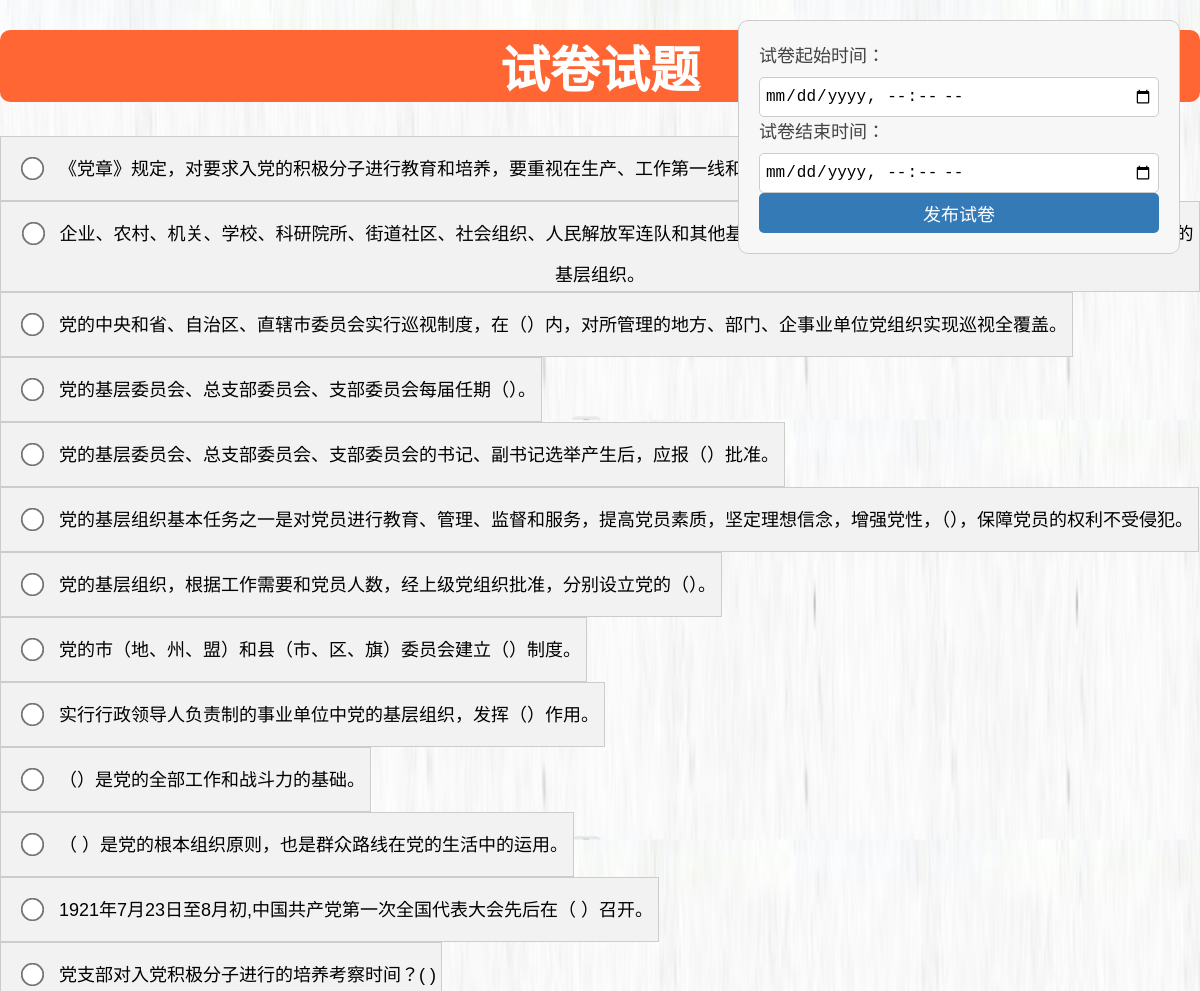
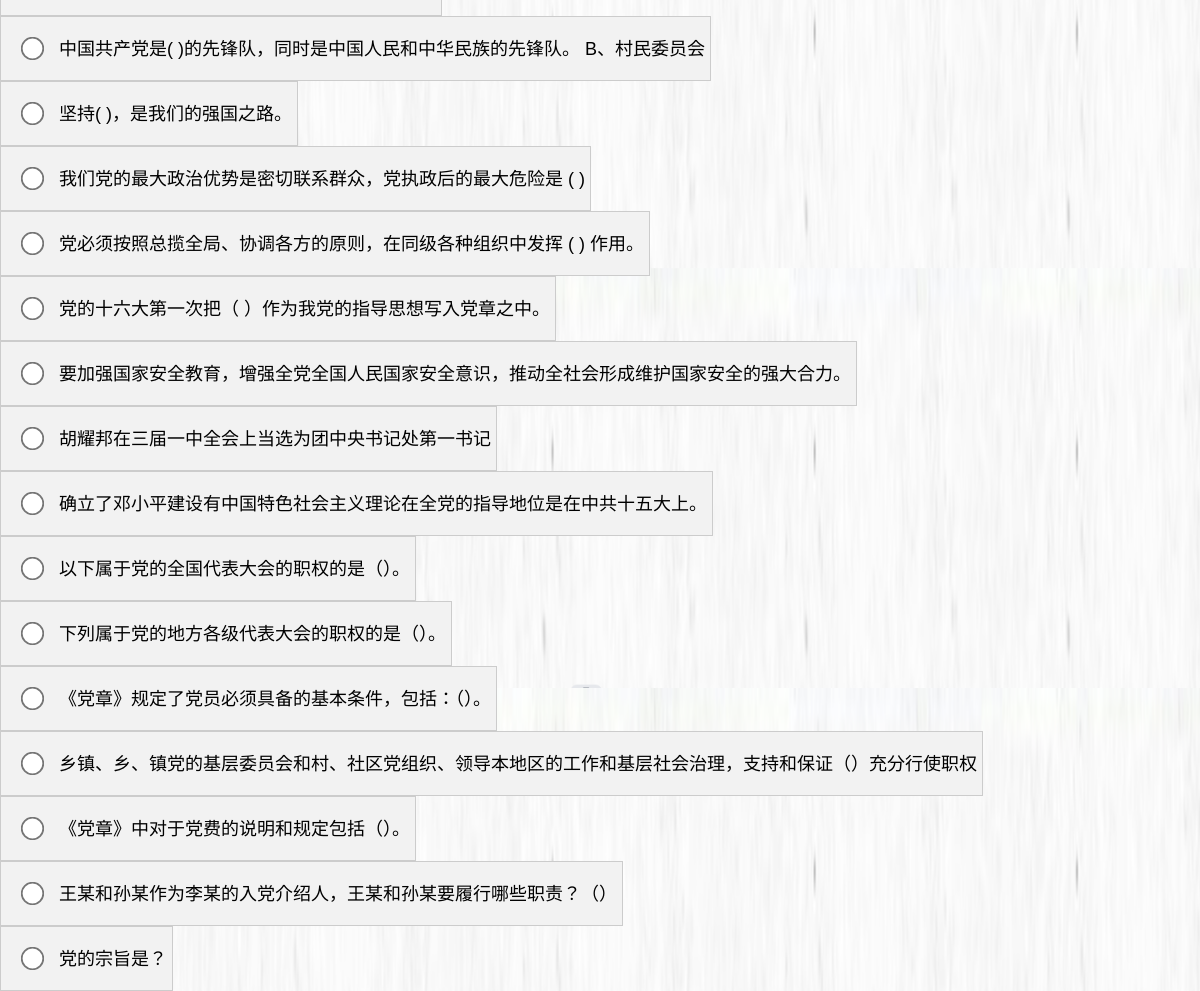
The page /PhpProject1/organizer/generate_quiz.php on the database its author committed (2 pictures, top to bottom).
### tables this page shows
CREATE TABLE `question_bank` (
  `no` int(11) NOT NULL,
  `content` varchar(200) NOT NULL,
  `option1` varchar(20) NOT NULL,
  `option2` varchar(20) NOT NULL,
  `option3` varchar(20) NOT NULL,
  `option4` varchar(20) NOT NULL,
  `answer` varchar(20) NOT NULL
);

### PhpProject1/organizer/generate_quiz.php (the view, shortened to what this page needs)
<?php
$servername = 'localhost';
$username = 'root';
$password = '';
$dbname = 'sgm';
$conn = new mysqli($servername, $username, $password, $dbname);
?>
<form action="submit.php" method="POST"  onsubmit="return validateForm();">
    <h1>试卷试题</h1>
<?php
$query = "SELECT * FROM question_bank order by no";
$result = mysqli_query($conn, $query);
$i=1;
while ($row = mysqli_fetch_assoc($result)) {
  ?>
    <table class="ti">
        <td>
    <?php
        echo "<input type='radio'  name='".$i."' value='".$row["no"]."'>" . $row["content"] . "</p>";
        $i++;
        ?>
        </td>
    </table>
    <?php
            }
?>
    <div class="form-wrapper">
    <label for="start-time">试卷起始时间：</label>
    <input type="datetime-local" id="start-time" name="start-time" required><br>
    <label for="end-time">试卷结束时间：</label>
    <input type="datetime-local" id="end-time" name="end-time" required><br>
    <input type="submit" class="sub" value="发布试卷">
  </div>
</form>

### PhpProject1/organizer/generate_quiz.php (style rules this page uses)
form { font-size: 25px; margin: 0 auto; margin-top: 30px; }
input[type=radio] { transform: scale(1.8); margin: 20px; }
h1 { text-align: center; display: flex; flex-direction: column; background-color: #ff6633; color: #fff; border: 20px; border-radius: 10px; cursor: pointer; }
.form-wrapper { position: fixed; top: 20px; right: 20px; width: 400px; padding: 20px; border: 1px solid #ccc; background-color: #f7f7f7; border-radius: 10px; }
label { font-size: 18px; color: #444; margin-bottom: 10px; display: block; }
input[type="datetime-local"] { width: 100%; height: 40px; font-size: 16px; padding: 5px; border: 1px solid #ccc; border-radius: 5px; outline: none; }
input[type="submit"] { width: 100%; height: 40px; font-size: 18px; color: #fff; background-color: #337ab7; border: none; border-radius: 5px; cursor: pointer; }
table { text-align: center; font-size: 16px; border-collapse: collapse; }
table td { border: 1px solid #ccc; padding: 5px; vertical-align: top; font-size: 18px; color: black; }

### rows shown on the page
question_bank: content "《党章》规定，对要求入党的积极分子进行教育和培养，要重视在生产、工作第一线和（）中发展党员。"
question_bank: content "企业、农村、机关、学校、科研院所、街道社区、社会组织、人民解放军连队和其他基层单位，凡是有正式党员（）人以上的，都应当成立党的基层组织。"
question_bank: content "党的中央和省、自治区、直辖市委员会实行巡视制度，在（）内，对所管理的地方、部门、企事业单位党组织实现巡视全覆盖。"
question_bank: content "党的基层委员会、总支部委员会、支部委员会每届任期（）。"
question_bank: content "党的基层委员会、总支部委员会、支部委员会的书记、副书记选举产生后，应报（）批准。"
question_bank: content "党的基层组织基本任务之一是对党员进行教育、管理、监督和服务，提高党员素质，坚定理想信念，增强党性，（），保障党员的权利不受侵犯。"
question_bank: content "党的基层组织，根据工作需要和党员人数，经上级党组织批准，分别设立党的（）。"
question_bank: content "党的市（地、州、盟）和县（市、区、旗）委员会建立（）制度。"
question_bank: content "实行行政领导人负责制的事业单位中党的基层组织，发挥（）作用。"
question_bank: content "（）是党的全部工作和战斗力的基础。"
question_bank: content "（ ）是党的根本组织原则，也是群众路线在党的生活中的运用。"
question_bank: content "1921年7月23日至8月初,中国共产党第一次全国代表大会先后在（ ）召开。"
question_bank: content "党支部对入党积极分子进行的培养考察时间？( )"
question_bank: content "中国共产党是( )的先锋队，同时是中国人民和中华民族的先锋队。 B、村民委员会"
question_bank: content "坚持( )，是我们的强国之路。"
question_bank: content "我们党的最大政治优势是密切联系群众，党执政后的最大危险是 ( )"
question_bank: content "党必须按照总揽全局、协调各方的原则，在同级各种组织中发挥 ( ) 作用。"
question_bank: content "党的十六大第一次把（ ）作为我党的指导思想写入党章之中。"
question_bank: content "要加强国家安全教育，增强全党全国人民国家安全意识，推动全社会形成维护国家安全的强大合力。"
question_bank: content "胡耀邦在三届一中全会上当选为团中央书记处第一书记"
question_bank: content "确立了邓小平建设有中国特色社会主义理论在全党的指导地位是在中共十五大上。"
question_bank: content "以下属于党的全国代表大会的职权的是（）。"
question_bank: content "下列属于党的地方各级代表大会的职权的是（）。"
question_bank: content "《党章》规定了党员必须具备的基本条件，包括：（）。"
question_bank: content "乡镇、乡、镇党的基层委员会和村、社区党组织、领导本地区的工作和基层社会治理，支持和保证（）充分行使职权"
question_bank: content "《党章》中对于党费的说明和规定包括（）。"
question_bank: content "王某和孙某作为李某的入党介绍人，王某和孙某要履行哪些职责？（）"
question_bank: content "党的宗旨是？"
